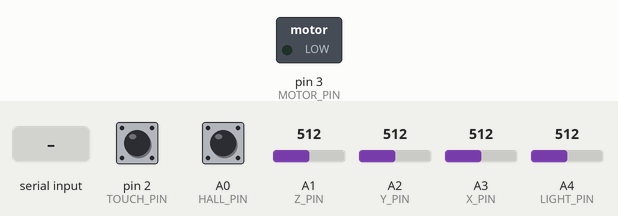
Bench run of a sketch on a simulated Arduino Uno, built with avr-gcc and run on an emulated ATmega328P. On the bench: switched loads named in the sketch (green lamp = pin HIGH). Dashed ring = blinking. The inputs (shaded band) are chosen by the test bench; at power-on: pin 2 (TOUCH_PIN) LOW, A0 (HALL_PIN) HIGH, A1 (Z_PIN) = 512, A2 (Y_PIN) = 512, A3 (X_PIN) = 512, A4 (LIGHT_PIN) = 512.

Above: at 2.3 s.
2.4 s: "BEAT,150\n" received over the second serial link
At 2.55 s:
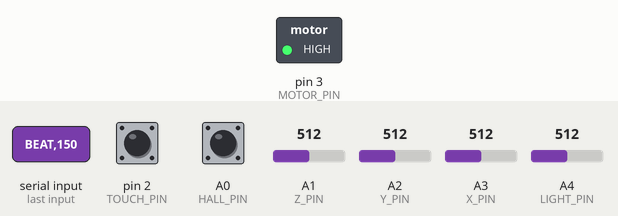
5.4 s: "VIB,1\n" received over the second serial link
At 5.4 s:
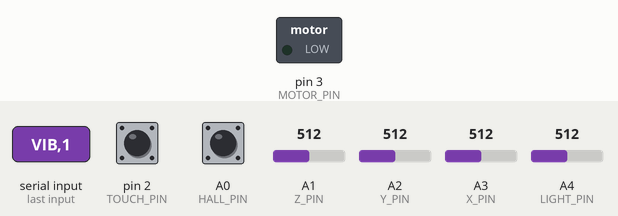
6.9 s: "BEAT,1\n" received over the second serial link
At 7.8 s:
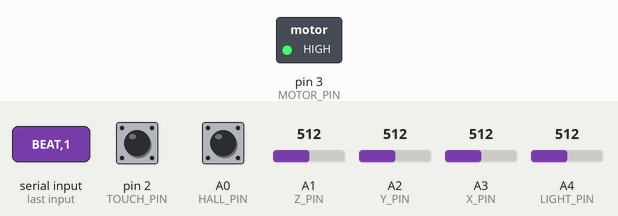
Timing chart, 0 to 9.9 s (numbered marks = the images above; inputs shaded):
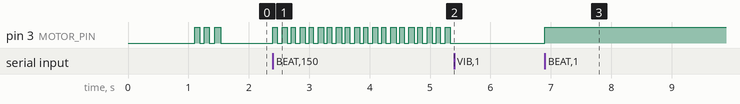

Measured:
- after the input at 2.4 s, pin 3 (MOTOR_PIN): alternates HIGH for 0.08 s and LOW for 0.08 s, starting at once
- after the input at 5.4 s, pin 3 (MOTOR_PIN): stops changing and stays LOW
- after the input at 6.9 s, pin 3 (MOTOR_PIN): LOW → HIGH at once
- by itself, pin 3 (MOTOR_PIN): alternates HIGH for 0.09 s and LOW for 0.09 s, 5 changes in all, then stays LOW

The sketch:

Seance_Wand.ino
```cpp
/*
  Seance: wand firmware (LilyPad Arduino)

  The wand reads the Hall sensor, touch grip, light sensor and accelerometer, sends a
  status line to the PC through the xBee ten times a second, and runs the vibration
  motor when the PC asks. It holds no game state: every decision is made by the Java program.

  xBee (on the LilyPad xBee board): xBee tx -> pin 10, xBee rx -> pin 11, 9600 baud (as in Lab 8).

  Wand -> PC, every 100 ms:
    W,<hall 0/1>,<touch 0/1>,<taps>,<light 0-1023>,<pose>,<still 0/1>
      hall  1 when the magnet is under the tip
      touch 1 while the grip is held
      taps  running count of taps (0 to 999, then back to 0), so a quick tap is never missed
      pose  LEVEL, UP, DOWN, LEFT or RIGHT
      still 1 when the wand has been held steady for the last half second

  PC -> Wand, one command per line:
    VIB,<onMs>,<offMs>,<count>   vibration pulses (count 0 repeats until VIB,0)
    VIB,0                        stop vibrating (also stops a heartbeat)
    BUZZ,<ms>                    one vibration lasting this many milliseconds
    BEAT,<periodMs>              a lub-dub heartbeat every periodMs (BEAT,0 stops it)
  Repeating commands are re-sent by the PC every second in case the radio drops one;
  an identical repeat is ignored so the rhythm is not restarted.
    CAL                          take the current position as level
    IDLE                         nothing should be vibrating: stops a heartbeat or repeating
                                 pattern (a one-off buzz still finishes). The PC re-sends it
                                 every second while the wand should be quiet, so a lost
                                 "stop" is corrected within a second.
    PING                         the wand answers PONG

  Wiring: Hall S -> A0, accelerometer X -> A3, Y -> A2, Z -> A1, light S -> A4,
          touch SIG -> 2, Vibe Board + -> 3.
*/
#include <SoftwareSerial.h>

#define DEBUG 0          // 1 also prints every status line to the USB/FTDI serial monitor

// ---------- Pins ----------
const int HALL_PIN  = A0;
const int X_PIN = A3, Y_PIN = A2, Z_PIN = A1;
const int LIGHT_PIN = A4;
const int TOUCH_PIN = 2;
const int MOTOR_PIN = 3;

const unsigned long REPORT_MS  = 100;   // how often the status line is sent
const unsigned long SAMPLE_MS  = 5;     // how often the sensors are sampled
const unsigned long STILL_WINDOW_MS = 500;
const int TILT_THRESHOLD = 60;          // change from level that counts as a clear tilt
const int STILL_RANGE    = 20;          // max wobble on each axis that still counts as steady
const unsigned long TOUCH_DEBOUNCE_MS = 20;

SoftwareSerial xbee(10, 11);            // RX, TX

// ---------- Accelerometer ----------
int restX = 512, restY = 512;           // readings when the wand is level
int lastX = 512, lastY = 512, lastZ = 512;
long smoothX16 = 512L * 16, smoothY16 = 512L * 16;   // smoothed tilt, times 16 (so no decimals are needed)
const char* poseNow = "LEVEL";                       // the pose last reported, for hysteresis
int minX, maxX, minY, maxY, minZ, maxZ; // wobble in the current window
unsigned long windowStart = 0;
bool still = false;

// ---------- Touch ----------
bool touchState = false;
bool touchRaw = false;
unsigned long touchChangedAt = 0;
int taps = 0;

// ---------- Light ----------
long lightSum = 0;
int  lightCount = 0;

// ---------- Vibration ----------
bool vibActive = false;
bool vibOn = false;
int beatPeriod = 0;                      // heartbeat period in ms, 0 = no heartbeat
unsigned long beatStart = 0;
const int LUB_MS = 70, DUB_AT_MS = 180, DUB_MS = 70;   // the two thumps of one heartbeat
int  vibOnMs = 0, vibOffMs = 0, vibLeft = 0;   // vibLeft -1 means repeat until stopped
unsigned long vibTimer = 0;

unsigned long lastSample = 0, lastReport = 0;

char line[40];
int  lineLen = 0;

// ===================================================================
// Vibration motor: a small state machine so pulses never block the loop
// ===================================================================
void motor(bool on) {
  digitalWrite(MOTOR_PIN, on ? HIGH : LOW);
  vibOn = on;
}

void startVibration(int onMs, int offMs, int count) {
  if (onMs <= 0) { motor(false); vibActive = false; return; }
  vibOnMs = onMs;
  vibOffMs = max(offMs, 0);
  vibLeft = (count <= 0) ? -1 : count;
  vibActive = true;
  motor(true);
  vibTimer = millis();
}

// Heartbeat: lub ... dub ... rest, repeating. A one-off buzz takes priority while it runs.
void updateBeat(unsigned long now) {
  if (beatPeriod <= 0 || vibActive) return;
  unsigned long t = (now - beatStart) % (unsigned long)beatPeriod;
  bool on = t < (unsigned long)LUB_MS || (t >= (unsigned long)DUB_AT_MS && t < (unsigned long)(DUB_AT_MS + DUB_MS));
  if (on != vibOn) motor(on);
}

void updateVibration(unsigned long now) {
  if (!vibActive) return;
  if (vibOn && now - vibTimer >= (unsigned long)vibOnMs) {
    motor(false);
    vibTimer = now;
    if (vibLeft > 0 && --vibLeft == 0) vibActive = false;
  } else if (!vibOn && now - vibTimer >= (unsigned long)vibOffMs) {
    motor(true);
    vibTimer = now;
  }
}

// ===================================================================
// Accelerometer
// ===================================================================
void calibrate() {
  long sx = 0, sy = 0;
  for (int i = 0; i < 20; i++) {
    sx += analogRead(X_PIN);
    sy += analogRead(Y_PIN);
    delay(5);
  }
  restX = sx / 20;
  restY = sy / 20;
  smoothX16 = (long) restX * 16;
  smoothY16 = (long) restY * 16;
  poseNow = "LEVEL";
}

const char* currentPose() {
  int dx = (int) (smoothX16 / 16) - restX;
  int dy = (int) (smoothY16 / 16) - restY;
  // Hysteresis: a clear tilt is needed to leave LEVEL, but once tilted the pose holds
  // until the tilt drops well back, so it does not flicker at the edge.
  int threshold = (strcmp(poseNow, "LEVEL") == 0) ? TILT_THRESHOLD : TILT_THRESHOLD * 6 / 10;
  if (abs(dx) < threshold && abs(dy) < threshold) poseNow = "LEVEL";
  // Matched to how the accelerometer sits on our wand (tested):
  // Y tilts with the tip going up and down, X tilts with the tip going left and right.
  else if (abs(dy) > abs(dx)) poseNow = (dy < 0) ? "UP" : "DOWN";
  else poseNow = (dx > 0) ? "RIGHT" : "LEFT";
  return poseNow;
}

void resetStillWindow(unsigned long now) {
  minX = maxX = lastX;
  minY = maxY = lastY;
  minZ = maxZ = lastZ;
  windowStart = now;
}

void sampleAccel(unsigned long now) {
  lastX = analogRead(X_PIN);
  lastY = analogRead(Y_PIN);
  lastZ = analogRead(Z_PIN);
  // smoothing: each new sample moves the average 1/16 of the way (about 80 ms to settle),
  // so a shake, a tap on the grip or the motor does not flip the pose
  smoothX16 += lastX - smoothX16 / 16;
  smoothY16 += lastY - smoothY16 / 16;
  minX = min(minX, lastX); maxX = max(maxX, lastX);
  minY = min(minY, lastY); maxY = max(maxY, lastY);
  minZ = min(minZ, lastZ); maxZ = max(maxZ, lastZ);
  if (now - windowStart >= STILL_WINDOW_MS) {   // judge the window that just ended
    still = (maxX - minX <= STILL_RANGE) && (maxY - minY <= STILL_RANGE) && (maxZ - minZ <= STILL_RANGE);
    resetStillWindow(now);
  }
}

// ===================================================================
// Touch grip, with debounce and a running tap count
// ===================================================================
void sampleTouch(unsigned long now) {
  bool raw = digitalRead(TOUCH_PIN) == HIGH;
  if (raw != touchRaw) { touchRaw = raw; touchChangedAt = now; }
  if (touchRaw != touchState && now - touchChangedAt >= TOUCH_DEBOUNCE_MS) {
    touchState = touchRaw;
    if (touchState) taps = (taps + 1) % 1000;   // count each new touch as a tap
  }
}

// ===================================================================
// Commands from the PC
// ===================================================================
void handleCommand(char* cmd) {
  char* name = strtok(cmd, ",");
  if (name == NULL) return;
  char* a = strtok(NULL, ",");
  char* b = strtok(NULL, ",");
  char* c = strtok(NULL, ",");

  if (strcmp(name, "VIB") == 0 && a) {
    int onMs = atoi(a);
    int offMs = b ? atoi(b) : 0;
    int count = c ? atoi(c) : 1;
    if (onMs <= 0 || !b) { beatPeriod = 0; startVibration(0, 0, 0); }
    else if (count <= 0 && vibActive && vibLeft == -1 && onMs == vibOnMs && offMs == vibOffMs) {
      // the PC re-sent the same repeating pattern: keep the current rhythm going
    } else {
      if (count <= 0) beatPeriod = 0;               // a new repeating pattern replaces a heartbeat
      startVibration(onMs, offMs, count);
    }
  }
  else if (strcmp(name, "BUZZ") == 0 && a) startVibration(atoi(a), 0, 1);
  else if (strcmp(name, "BEAT") == 0 && a) {
    int period = atoi(a);
    if (period <= 0) {
      beatPeriod = 0;
      if (!vibActive) motor(false);
    } else if (period != beatPeriod) {             // an identical repeat keeps the rhythm going
      if (vibActive && vibLeft == -1) vibActive = false;   // replaces a repeating pattern
      beatPeriod = period;
      beatStart = millis();
    }
  }
  else if (strcmp(name, "CAL") == 0)       calibrate();
  else if (strcmp(name, "PING") == 0)      xbee.println("PONG");
  else if (strcmp(name, "IDLE") == 0) {
    beatPeriod = 0;
    if (vibActive && vibLeft == -1) vibActive = false;   // stop a repeating pattern
    if (!vibActive) motor(false);                        // a one-off buzz may finish
  }
}

void readLink() {
  while (xbee.available()) {
    char ch = xbee.read();
    if (ch == '\n' || ch == '\r') {
      if (lineLen > 0) {
        line[lineLen] = '\0';
        handleCommand(line);
        lineLen = 0;
      }
    } else if (lineLen < (int)sizeof(line) - 1) {
      line[lineLen++] = ch;
    }
  }
}

// ===================================================================
// Status line
// ===================================================================
void sendTo(Stream& out, int hall, int light, const char* pose) {
  out.print("W,");
  out.print(hall);               out.print(',');
  out.print(touchState ? 1 : 0); out.print(',');
  out.print(taps);               out.print(',');
  out.print(light);              out.print(',');
  out.print(pose);               out.print(',');
  out.println(still ? 1 : 0);
}

void sendReport() {
  int hall  = (digitalRead(HALL_PIN) == LOW) ? 1 : 0;   // the digital Hall switch pulls LOW near a magnet
  int light = (lightCount > 0) ? lightSum / lightCount : analogRead(LIGHT_PIN);
  const char* pose = currentPose();
  sendTo(xbee, hall, light, pose);
#if DEBUG
  sendTo(Serial, hall, light, pose);
#endif
  lightSum = 0;
  lightCount = 0;
}

// ===================================================================
void setup() {
  xbee.begin(9600);
#if DEBUG
  Serial.begin(9600);
#endif
  pinMode(HALL_PIN, INPUT_PULLUP);
  pinMode(TOUCH_PIN, INPUT);
  pinMode(MOTOR_PIN, OUTPUT);
  motor(false);

  delay(1000);                 // hold the wand level while it starts up
  calibrate();
  lastX = restX; lastY = restY; lastZ = analogRead(Z_PIN);
  resetStillWindow(millis());

  startVibration(80, 80, 3);   // three quick buzzes = wand is running
  xbee.println("W,READY");
}

void loop() {
  unsigned long now = millis();

  readLink();
  updateVibration(now);
  updateBeat(now);

  if (now - lastSample >= SAMPLE_MS) {
    lastSample = now;
    sampleAccel(now);
    sampleTouch(now);
    lightSum += analogRead(LIGHT_PIN);
    lightCount++;
  }
  if (now - lastReport >= REPORT_MS) {
    lastReport = now;
    sendReport();
  }
}
```
